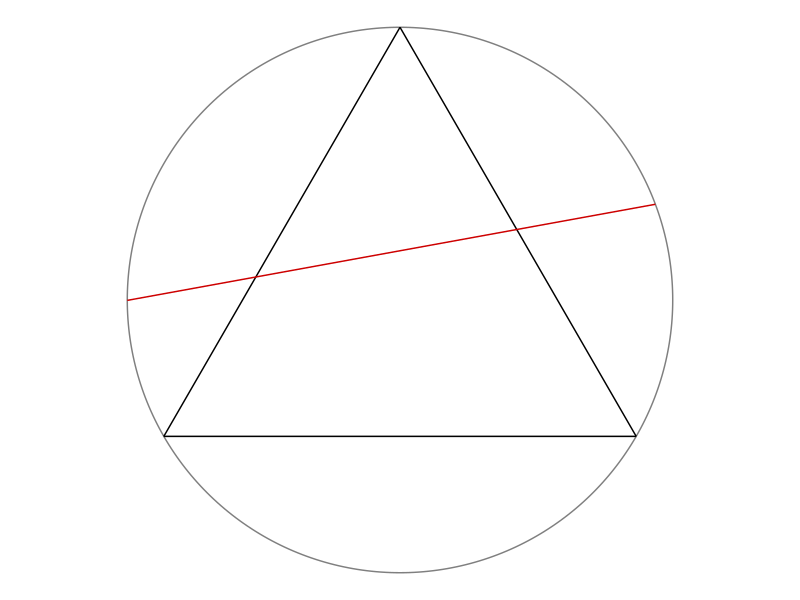

Recreate this plot in R.
# Instruction to students: You may clear the code in this file and replace it
# with your own.

library(tidyverse)
library(ggforce)
theme_set(theme_void())

# Draw a random chord in a unit circle centred at origin -----------------------

# Coordinates of equilateral triangle
eqtri_df <- tibble(
  x    = c(0, sqrt(3) / 2, -sqrt(3) / 2),
  y    = c(1, -0.5, -0.5),
  xend = c(sqrt(3) / 2, -sqrt(3) / 2, 0),
  yend = c(-0.5, -0.5, 1)
)

# Coordinates of random chord
rdmchr_df <- tibble(
  x    = 0.93636368,
  y    = 0.35103142,
  xend = -0.9999991,
  yend = -0.001326758
)

# Plot
 p <- ggplot() +
  ggforce::geom_circle(aes(x0 = 0, y0 = 0, r = 1), col = "gray50") +
  geom_segment(data = eqtri_df, aes(x = x, y = y, xend = xend, yend = yend)) +
  geom_segment(data = rdmchr_df, aes(x = x, y = y, xend = xend, yend = yend),
               col = "red3") +
  coord_equal()

ggsave(p, file = "plot.png", height = 5, width = 7)



# Method A 

# Centre of disk
cx = 0
cy = 0 

r = 5 # disk radius
n = 2 # number of lines

angleA1 = 2*pi*r^2 # generate matrix with angular component uniformly
angleA2 = 2*pi*r^2 # generate matrix with component uniformly

# Chord endpoints calculation as follows
xA1 = cx + r*cos(angleA1)
yA1 = cy + r*sin(angleA1)
xA2 = cx + r*cos(angleA2)
yA2 = cy + r*sin(angleA2)

# Calculate midpoints of chord
xA0 = (xA1 + xA2) / 2
yA0 = (yA1 + yA2) / 2








